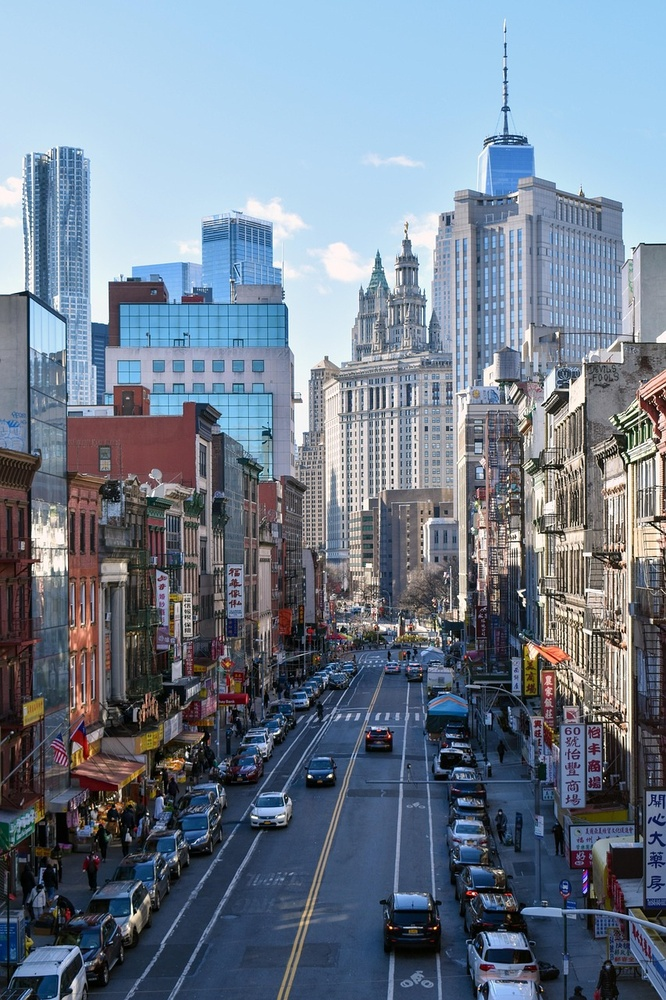
#> input picture AI_드론과정/YOLO/img/buildings.jpg, 666 x 1000 px, shrunk from 853 x 1280 before the run, given in place of the camera
$ python detection_color.py
#> lines starting #> are read from the running program, lines starting #| are printed output that depends on the picture; after the words box and inside, x2 and y2 are one past the last pixel; in counts of white or black regions, pixels touching at a corner belong together
import cv2
import numpy as np

def main():
    cap = cv2.VideoCapture(0)

    if not cap.isOpened():
        print("웹캠을 열 수 없습니다.")
        return

    while True:
        ret, frame = cap.read()
#> frame is the input picture: shape (1000, 666, 3); mean B, G, R 142.6, 126.4, 113.2
        if not ret:
            break

        # BGR → HSV 변환
        hsv = cv2.cvtColor(frame, cv2.COLOR_BGR2HSV)
#> hsv: shape (1000, 666, 3); mean H, S, V 95.5, 77.8, 147.6

        # 빨간색 범위 설정 (두 구간으로 나눠서 처리)
        lower_red1 = np.array([0, 120, 70])
        upper_red1 = np.array([10, 255, 255])

        lower_red2 = np.array([170, 120, 70])
        upper_red2 = np.array([180, 255, 255])

        mask1 = cv2.inRange(hsv, lower_red1, upper_red1)
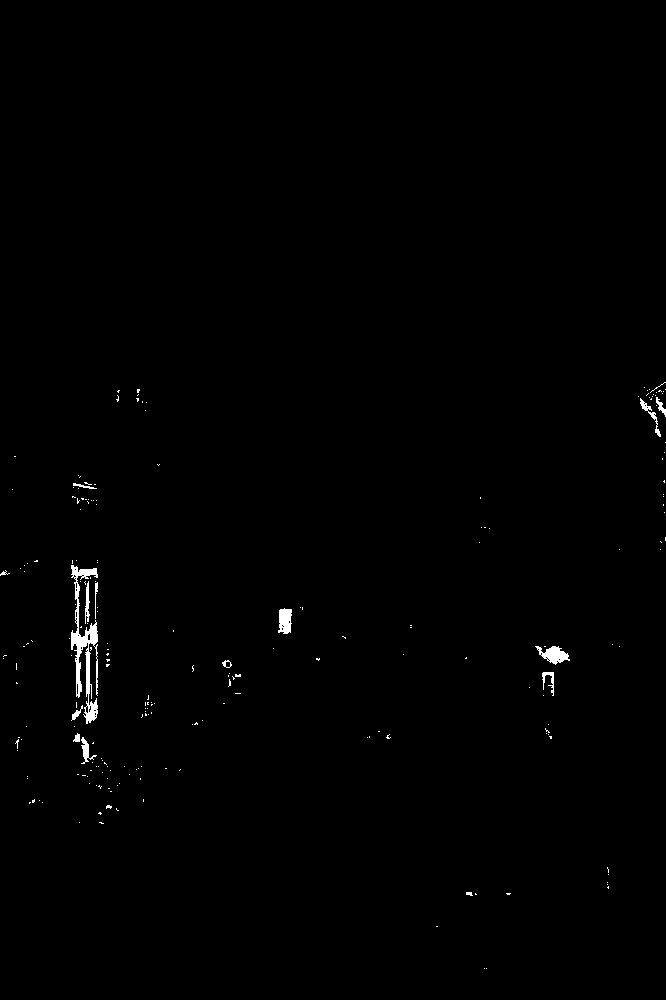
#> mask1: shape (1000, 666); 0.54% white; 217 white regions (202 under 20 px), largest, box (x1, y1, x2, y2) and area: (71, 565, 98, 724) 1505, (535, 646, 570, 665) 343, (278, 608, 292, 634) 289
        mask2 = cv2.inRange(hsv, lower_red2, upper_red2)
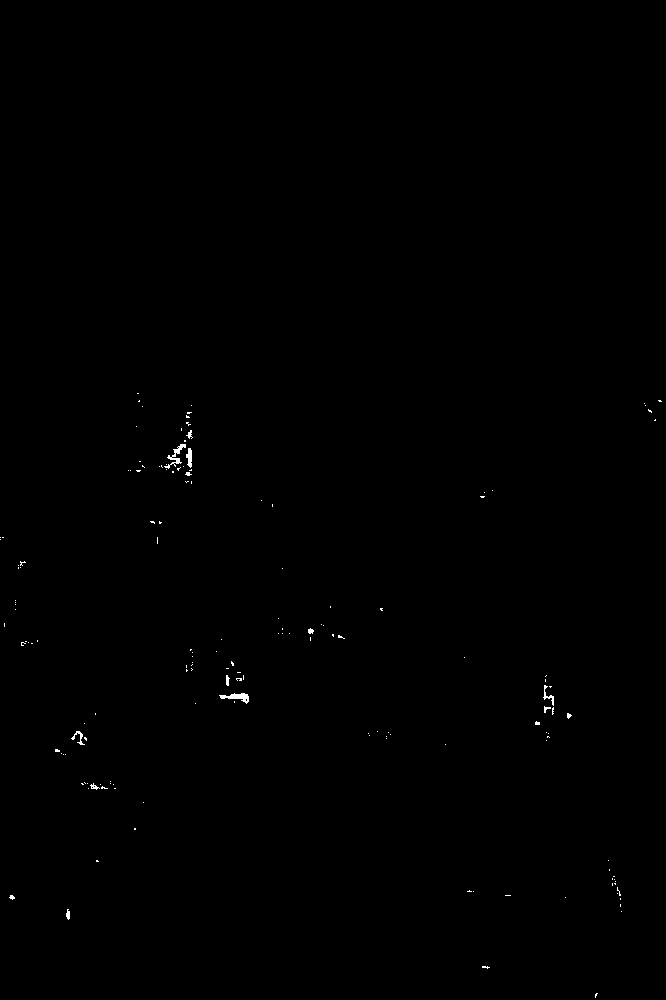
#> mask2: shape (1000, 666); 0.18% white in thin lines or dots, all inside (x1, y1, x2, y2) = (0, 393, 662, 998)
        mask = mask1 | mask2
#> mask: shape (1000, 666); 0.72% white; 315 white regions (292 under 20 px), largest, box (x1, y1, x2, y2) and area: (71, 565, 98, 724) 1507, (535, 646, 570, 665) 343, (278, 608, 292, 634) 295

        # 노이즈 제거
        kernel = np.ones((5, 5), np.uint8)
        mask = cv2.morphologyEx(mask, cv2.MORPH_OPEN, kernel)
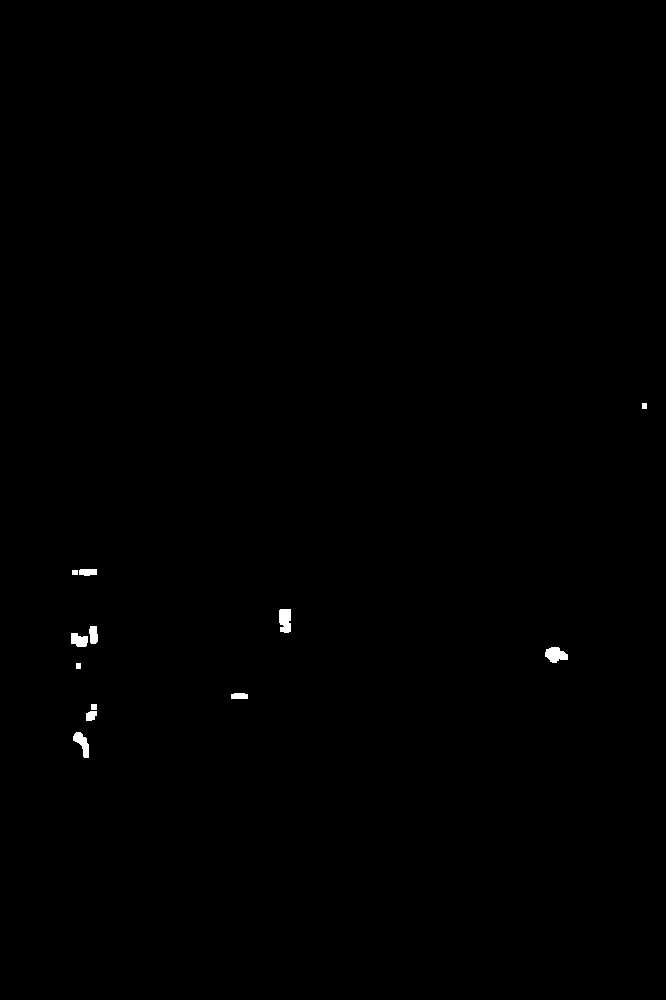
#> mask: shape (1000, 666); 0.22% white; 12 white regions, largest, box (x1, y1, x2, y2) and area: (279, 609, 291, 633) 260, (545, 647, 568, 663) 255, (73, 732, 89, 758) 217
        mask = cv2.morphologyEx(mask, cv2.MORPH_DILATE, kernel)
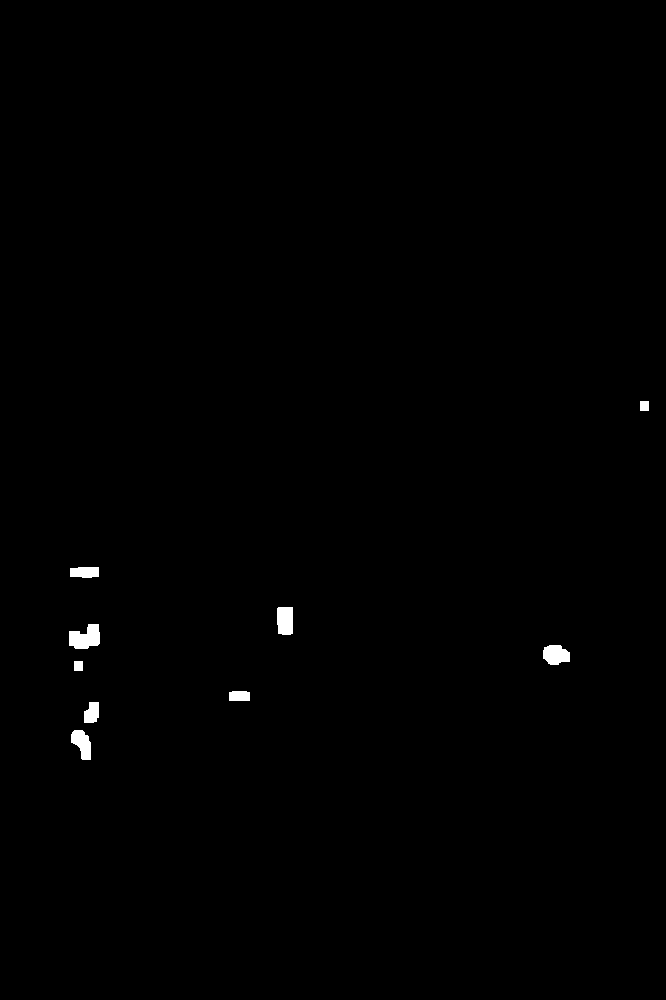
#> mask: shape (1000, 666); 0.41% white; 9 white regions

        # 윤곽선 검출
        contours, _ = cv2.findContours(mask, cv2.RETR_EXTERNAL, cv2.CHAIN_APPROX_SIMPLE)
#> contours = 9 contours; largest, box (x1, y1, x2, y2) and area: (69, 624, 100, 649) 511, (277, 607, 293, 635) 390, (543, 645, 570, 665) 390, (71, 730, 91, 760) 360, (70, 567, 99, 578) 254

        for cnt in contours:
            area = cv2.contourArea(cnt)
            if area < 500:
                continue

            x, y, w, h = cv2.boundingRect(cnt)
            cv2.rectangle(frame, (x, y), (x + w, y + h), (0, 0, 255), 2)
#> this loop made 9 passes
#> area on passes 1, 2, 3, 5, 7, 8: 360.5, 228.5, 175, 389.5, 390, 254.5
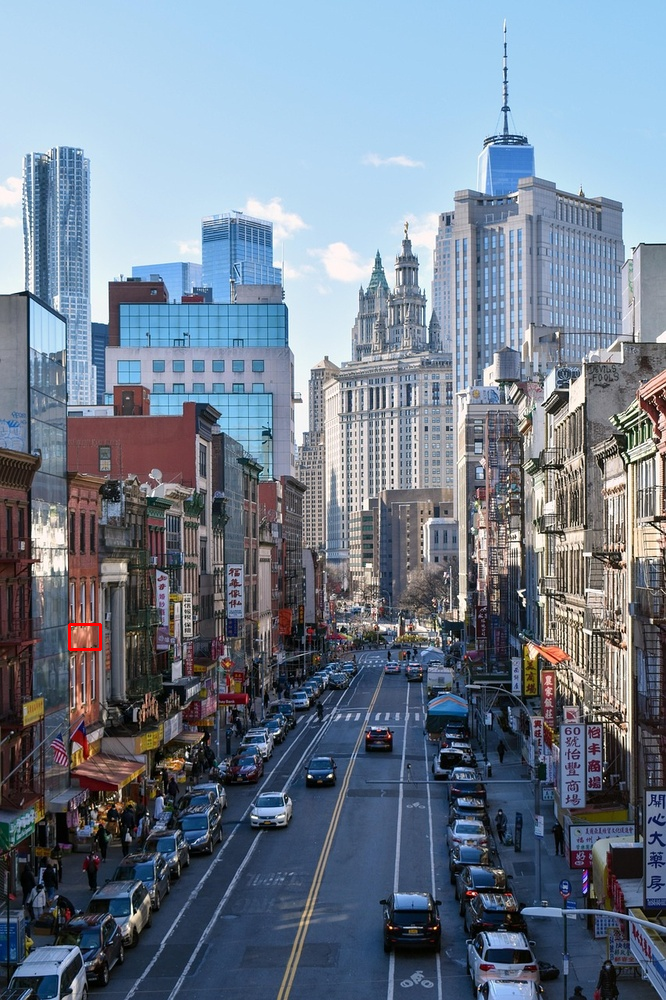
#> frame: shape (1000, 666, 3); 0.05% of pixels changed, all inside (x1, y1, x2, y2) = (68, 623, 102, 651)

        cv2.imshow("Red Object Tracking (press x to exit)", frame)
        cv2.imshow("Red Mask", mask)

        key = cv2.waitKey(1) & 0xFF
#> (key x is pressed here)
        if key == ord('x'):
            break

    cap.release()
    cv2.destroyAllWindows()

if __name__ == "__main__":
    main()
